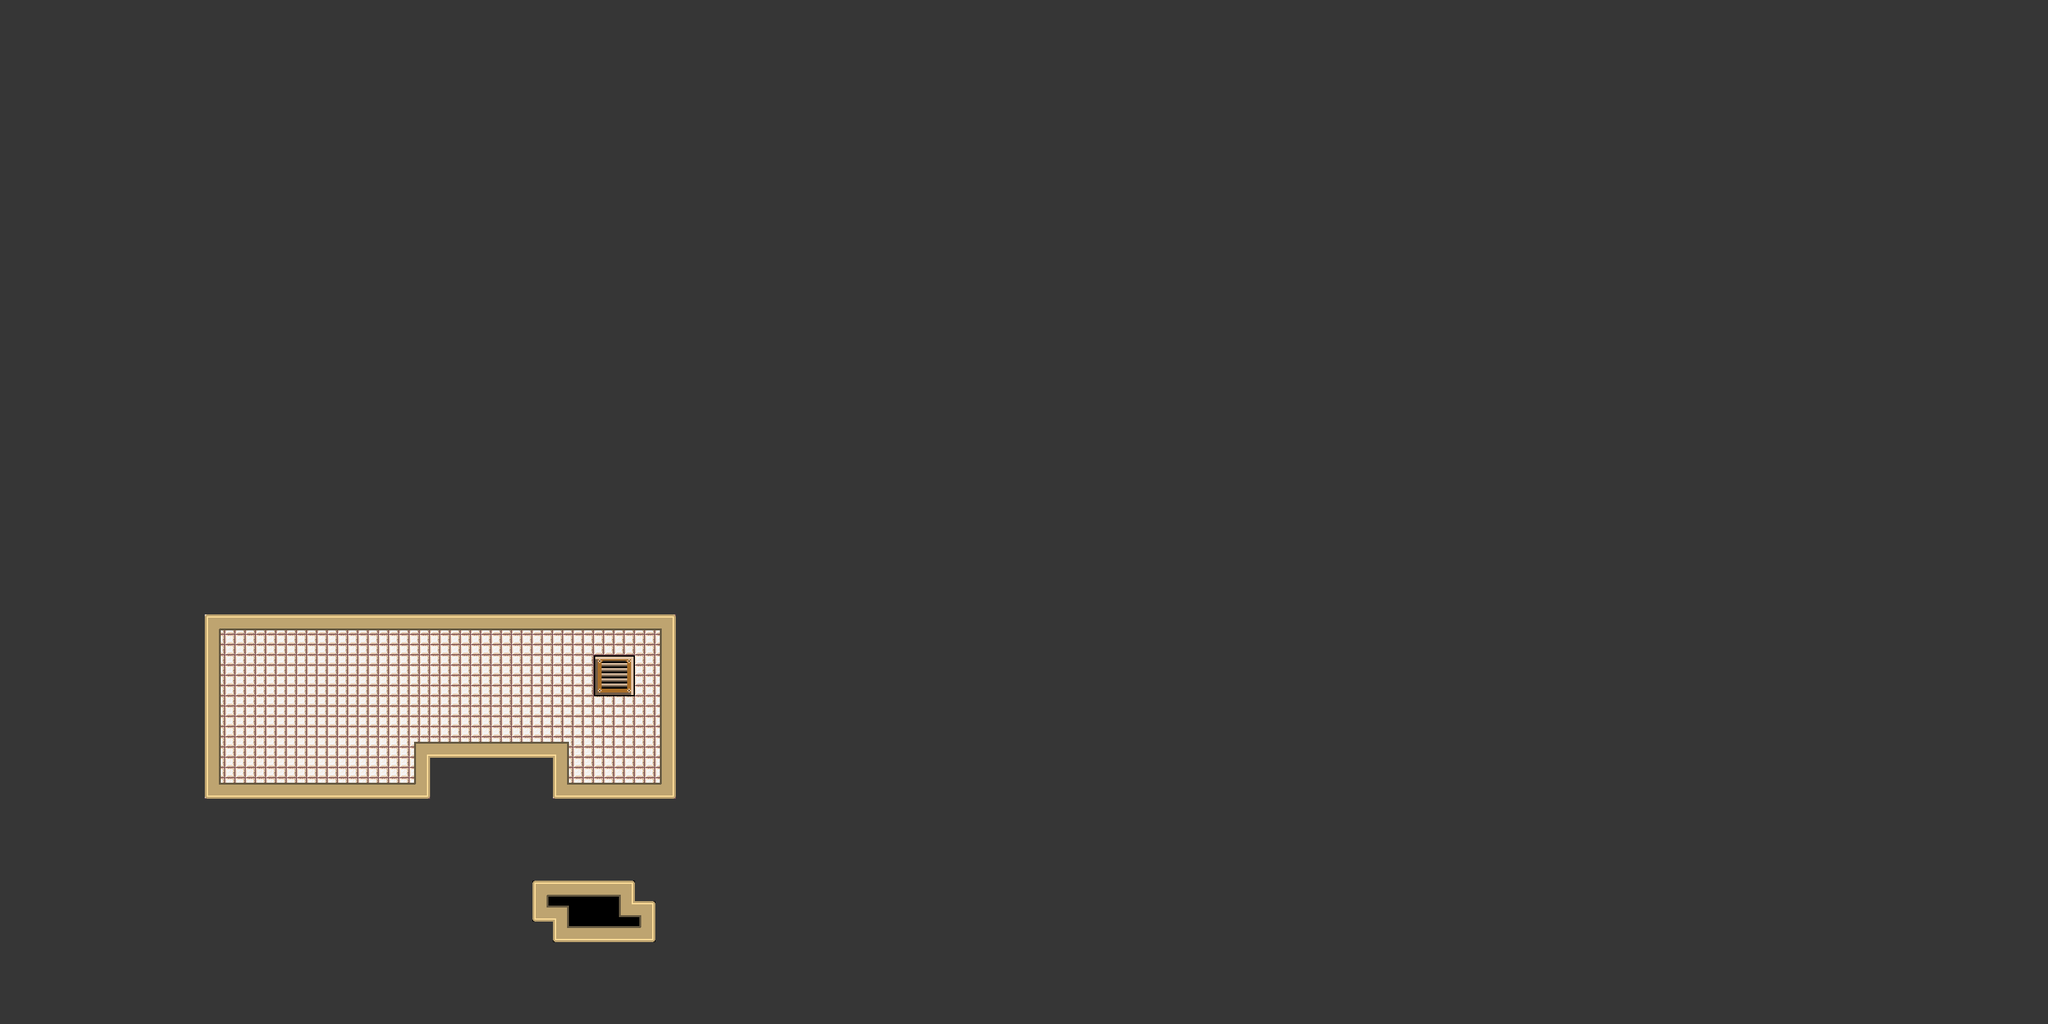

The image is a tile-based game level rendered from a .tmx file. Its description and source (layers, tilesets, objects; grid data summarised) follow:
An orthogonal 100x50 tile map with 32x32 px tiles, 2 tile layers (BGTiles, MapTiles) and 13 objects.

<map version="1.0" orientation="orthogonal" renderorder="right-down" width="100" height="50" tilewidth="32" tileheight="32" nextobjectid="22">
 <tileset firstgid="1" name="test" tilewidth="32" tileheight="32" tilecount="640" columns="20">
  <image source="Tilesheet/test.png" width="640" height="1024" />
 </tileset>
 <objectgroup name="working1.png" />
 <layer name="BGTiles" width="100" height="50">
  <data>[5000 cells, 4998 non-empty, 17 distinct tile ids]</data>
 </layer>
 <layer name="MapTiles" width="100" height="50">
  <data>[5000 cells, 64 non-empty, 10 distinct tile ids]</data>
 </layer>
 <objectgroup name="Collisions">
  <object id="5" x="288" y="1223" width="801.667" height="61" />
  <object id="7" x="1032.33" y="983.667" width="58" height="238" />
  <object id="8" x="287" y="929" width="56" height="291" />
  <object id="9" x="346" y="929" width="745" height="52" />
  <object id="12" x="648" y="1160.67" width="237.333" height="62.6667" />
 </objectgroup>
 <objectgroup name="SpawnPoint">
  <object id="1" x="605" y="1156.5" />
 </objectgroup>
 <objectgroup name="Candy">
  <object id="15" x="466" y="1182" />
  <object id="16" x="396" y="1182.33" />
  <object id="17" x="680" y="1116.67" />
  <object id="18" x="758.667" y="1009.67" />
  <object id="19" x="845.333" y="1117" />
  <object id="20" x="959.667" y="1186.67">
   <properties>
    <property name="effect" value="JUMP_HIGHER" />
   </properties>
  </object>
  <object id="21" x="534.5" y="1181.5" />
 </objectgroup>
</map>
